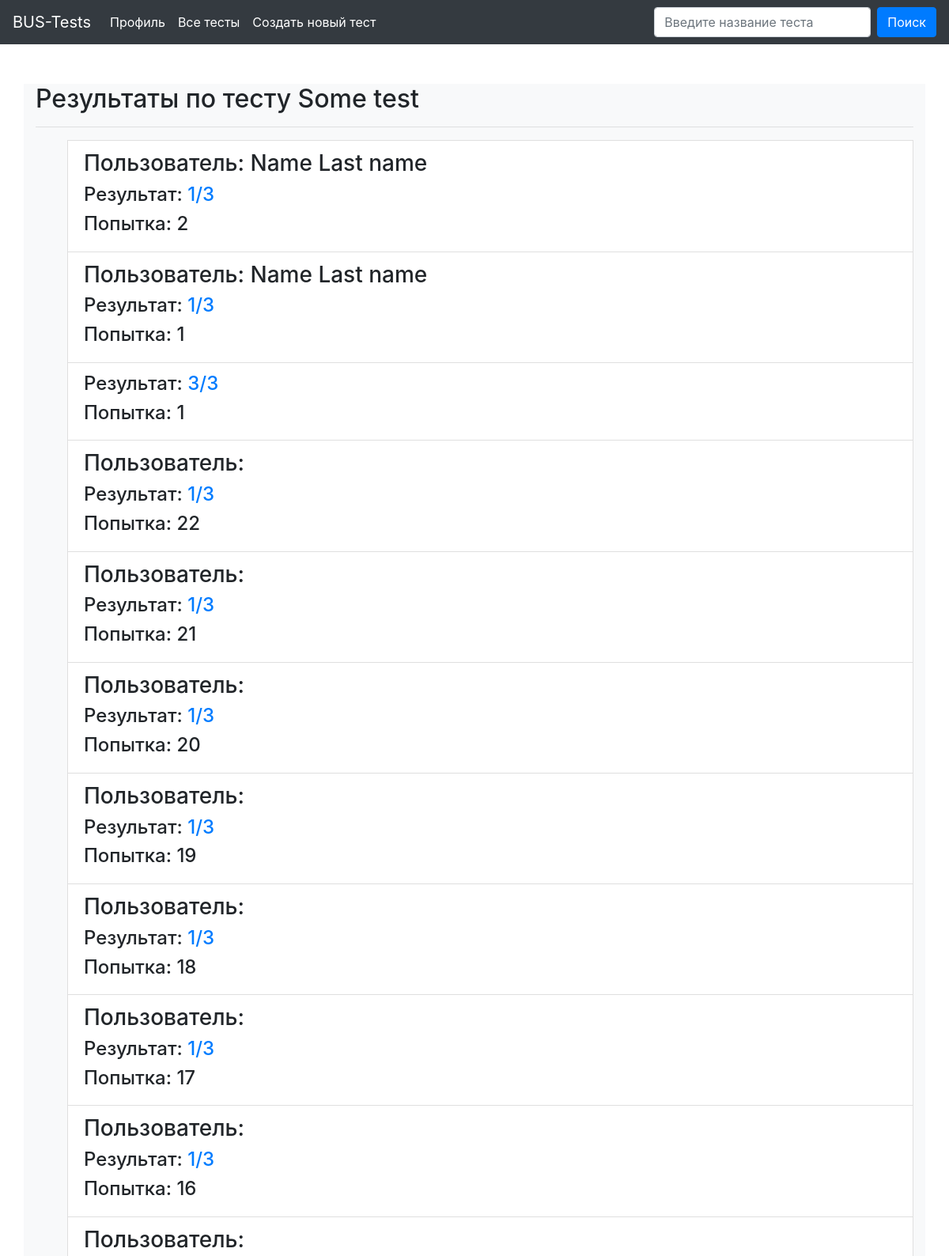
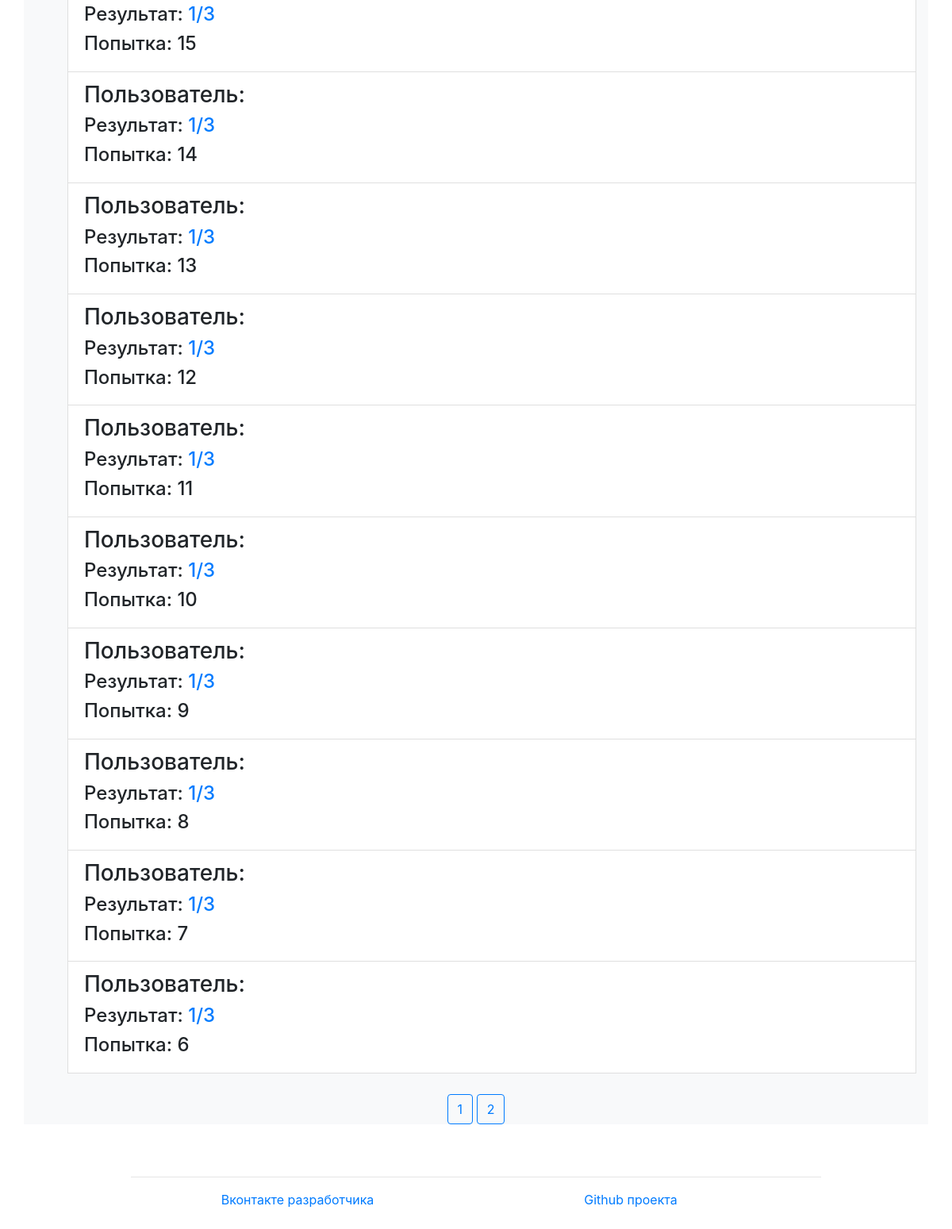
The page /results/1/page=1 (signed in) on the database its author committed (2 pictures, top to bottom).
### main/models.py (models this page shows, shortened)
class Test(models.Model):
    title = models.CharField(max_length=120, verbose_name='Заголовок теста')
    note = models.TextField(blank=True, null=True,
                            verbose_name='Примечание к тесту')
    def __str__(self):
        return self.title
    class Meta:
        verbose_name_plural = 'Тесты'
        verbose_name = 'тест'

class Result(models.Model):
    count_questions = models.IntegerField(verbose_name='Количество ответов')
    count_correct_questions = models.IntegerField(
        verbose_name='Количество верных ответов')
    user = models.ForeignKey(User, on_delete=models.CASCADE,
                             blank=True, null=True,
                             verbose_name='Пользователь')
    test = models.ForeignKey(Test, on_delete=models.CASCADE,
                             verbose_name='Тест')
    attempt = models.IntegerField(verbose_name='Попытка')
    class Meta:
        verbose_name_plural = 'Резуьтаты'
        verbose_name = 'результат'

### main/views.py (the view)
# urls.py: path('results/<int:pk>/page=<int:page>', views.results_by_test, name='results_page'),
def results_by_test(request, pk, page=1):
    if not request.user.is_staff:
        return HttpResponseRedirect(reverse('no_access'))
    try:
        test = models.Test.objects.get(id=pk)
    except Exception as e:
        print(e)
        raise Http404
    results = models.Result.objects.filter(test=test).order_by('-id')
    count_pages = ceil(len(results) / ELEMENT_IN_PAGE)
    results = results[(page - 1) * ELEMENT_IN_PAGE:page * ELEMENT_IN_PAGE]
    return render(request, 'main/results.html', {
        'pages': range(1, count_pages + 1) if count_pages > 1 else False,
        'test': test,
        'results': results,
    })

### templates/main/results.html (shortened to what this page needs)
{% extends 'main/wrapper.html' %}
{% block content %}
    <h2>Результаты по тесту {{ test }}</h2>
    <hr>
    <ul class="list_container">
        {% for res in results %}
            <li class="list-group-item">
                {% if res.user %}
                    <h3>Пользователь: {{ res.user.get_full_name }}</h3>
                {% endif %}
                <h4>Результат: <a href="{% url 'result' res.id %}">
                    {{ res.count_correct_questions }}/{{ res.count_questions }}
                </a></h4>
                <h4>Попытка: {{ res.attempt }}</h4>
            </li>
        {% endfor %}
    </ul>
    {% if pages %}
        <div class="text-center">
           {% for page in pages %}
               <a class="btn btn-link btn-outline-primary" style="margin-top: 10px;" href="{% url 'results_page' test.id page %}">{{ page }}</a>
           {% endfor %}
        </div>
    {% endif %}
{% endblock %}

### rows shown on the page
Test: title "Some test"
Result: user.get_full_name "Name Last name", count_correct_questions "1", count_questions "3", attempt "2"
Result: user.get_full_name "Name Last name", count_correct_questions "1", count_questions "3", attempt "1"
Result: count_correct_questions "3", count_questions "3", attempt "1"
Result: count_correct_questions "1", count_questions "3", attempt "22"
Result: count_correct_questions "1", count_questions "3", attempt "21"
Result: count_correct_questions "1", count_questions "3", attempt "20"
Result: count_correct_questions "1", count_questions "3", attempt "19"
Result: count_correct_questions "1", count_questions "3", attempt "18"
Result: count_correct_questions "1", count_questions "3", attempt "17"
Result: count_correct_questions "1", count_questions "3", attempt "16"
Result: count_correct_questions "1", count_questions "3", attempt "15"
Result: count_correct_questions "1", count_questions "3", attempt "14"
Result: count_correct_questions "1", count_questions "3", attempt "13"
Result: count_correct_questions "1", count_questions "3", attempt "12"
Result: count_correct_questions "1", count_questions "3", attempt "11"
Result: count_correct_questions "1", count_questions "3", attempt "10"
Result: count_correct_questions "1", count_questions "3", attempt "9"
Result: count_correct_questions "1", count_questions "3", attempt "8"
Result: count_correct_questions "1", count_questions "3", attempt "7"
Result: count_correct_questions "1", count_questions "3", attempt "6"

### other values the page prints
{{ page }} "1" "2"
